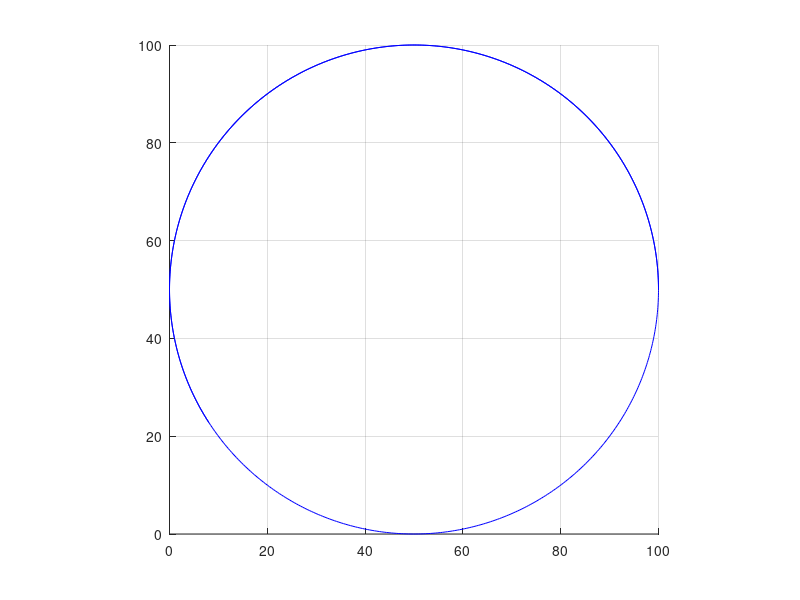

Recreate this plot in MATLAB.
%%
clc,clear,close all





t = 0:0.01:10;

delta = pi/2;
a = 1
A = 50;
C = 50;
x = A*sin(a*t + delta) + C;

b = 1
B = 50;
D = 50;
y = B*sin(b*t) + D;


figure(1), hold on, grid on
plot(x,y,'-b')
axis square
% xticks([-1:1:1])
% yticks([-1:1:1])

%title('$$Q \geq \frac{I_h H}{I_h H+I_z C}, b_1 \geq b_2$$','interpreter','latex')

phrase = '$$ a=1, b=1, \delta = \frac{\pi}{2}$$'
% text(-0.5,-1.5,phrase, 'interpreter','latex','FontSize',14)




set(gcf, 'Position',  [500, 100, 800, 800])
set(gcf, 'Color', 'w');
